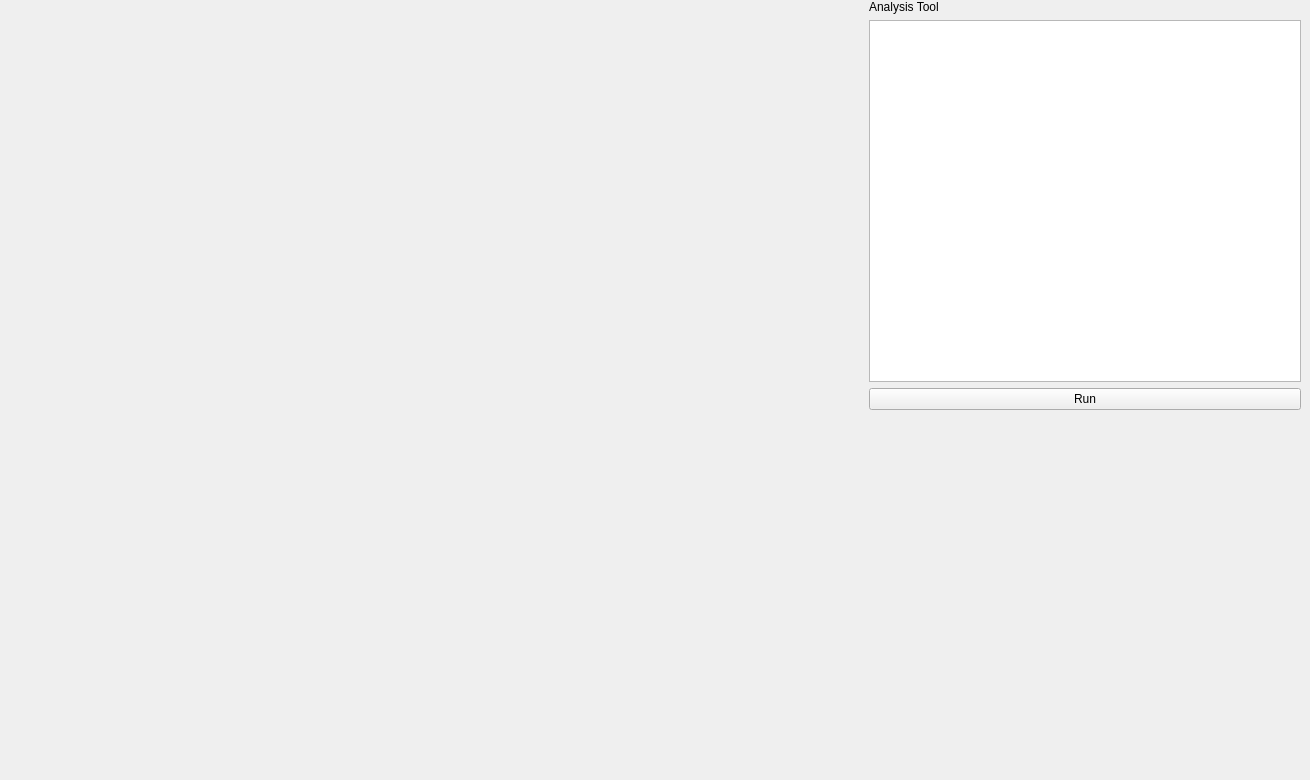
      <widget class="QWidget" name="tabAnalysis2">
       <property name="sizePolicy">
        <sizepolicy hsizetype="Expanding" vsizetype="Expanding">
         <horstretch>1</horstretch>
         <verstretch>1</verstretch>
        </sizepolicy>
       </property>
       <attribute name="title">
        <string>Log</string>
       </attribute>
       <widget class="QWidget" name="tabAnalysis">
        <property name="geometry">
         <rect>
          <x>0</x>
          <y>0</y>
          <width>1301</width>
          <height>771</height>
         </rect>
        </property>
        <property name="sizePolicy">
         <sizepolicy hsizetype="Expanding" vsizetype="Expanding">
          <horstretch>0</horstretch>
          <verstretch>0</verstretch>
         </sizepolicy>
        </property>
        <layout class="QHBoxLayout" name="hBoxLayoutMain" stretch="2,1">
         <item>
          <layout class="QVBoxLayout" name="vBoxDisplay" stretch="1,1">
           <property name="sizeConstraint">
            <enum>QLayout::SizeConstraint::SetDefaultConstraint</enum>
           </property>
           <item>
            <widget class="QChartView" name="Graph" native="true">
             <property name="sizePolicy">
              <sizepolicy hsizetype="Expanding" vsizetype="Expanding">
               <horstretch>1</horstretch>
               <verstretch>0</verstretch>
              </sizepolicy>
             </property>
            </widget>
           </item>
           <item>
            <widget class="MapWidget" name="mapWidgetAnalysis" native="true">
             <property name="sizePolicy">
              <sizepolicy hsizetype="Expanding" vsizetype="Expanding">
               <horstretch>1</horstretch>
               <verstretch>0</verstretch>
              </sizepolicy>
             </property>
            </widget>
           </item>
          </layout>
         </item>
         <item>
          <layout class="QVBoxLayout" name="vBoxTools">
           <item>
            <widget class="QLabel" name="labelAnalysis">
             <property name="text">
              <string>Analysis Tool</string>
             </property>
            </widget>
           </item>
           <item>
            <widget class="QTextEdit" name="textEditAnalysis">
             <property name="tabStopDistance">
              <double>40.000000000000000</double>
             </property>
            </widget>
           </item>
           <item>
            <widget class="QPushButton" name="buttonRunAnalysis">
             <property name="text">
              <string>Run</string>
             </property>
            </widget>
           </item>
           <item>
            <spacer name="verticalSpacerTools">
             <property name="orientation">
              <enum>Qt::Orientation::Vertical</enum>
             </property>
             <property name="sizeHint" stdset="0">
              <size>
               <width>20</width>
               <height>40</height>
              </size>
             </property>
            </spacer>
           </item>
          </layout>
         </item>
        </layout>
       </widget>
      </widget>
